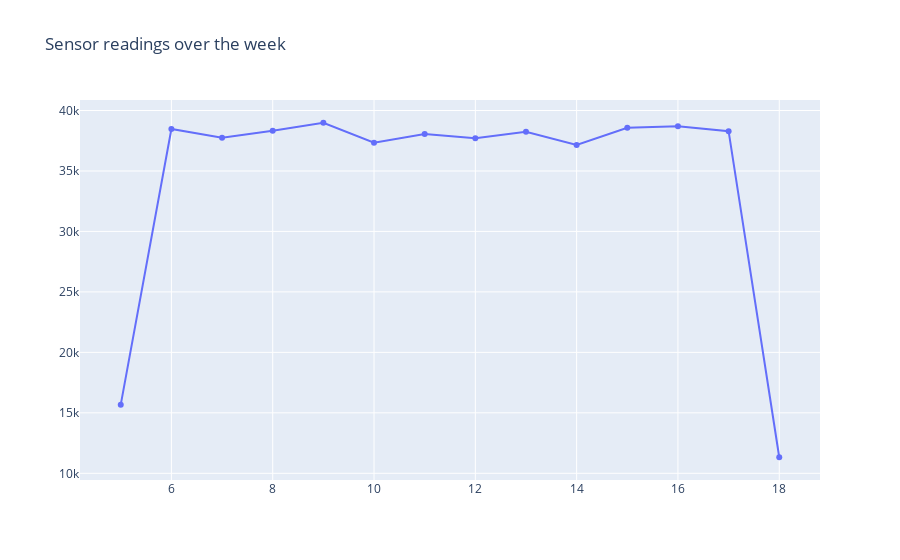

Here is the notebook cell this chart was saved with:
### Code cell
# see how many readings we have per day
weekly_nos,weekly_reads = np.unique(df['week'], return_counts=True)
fig = go.Figure()
fig.add_trace(go.Scatter(x=weekly_nos, y=weekly_reads))
fig.update_layout(title='Sensor readings over the week')
fig.show()

### Figure 1 — Plotly figure (JSON) as saved in the notebook; plotly's stock layout.template omitted (floating-point values rounded to 4 significant figures)
{"data": [{"type": "scatter", "x": [5, 6, 7, 8, 9, 10, 11, 12, 13, 14, 15, 16, 17, 18], "y": [15675, 38471, 37741, 38317, 38987, 37338, 38052, 37708, 38234, 37142, 38570, 38703, 38294, 11327]}], "layout": {"title": {"text": "Sensor readings over the week"}}}
